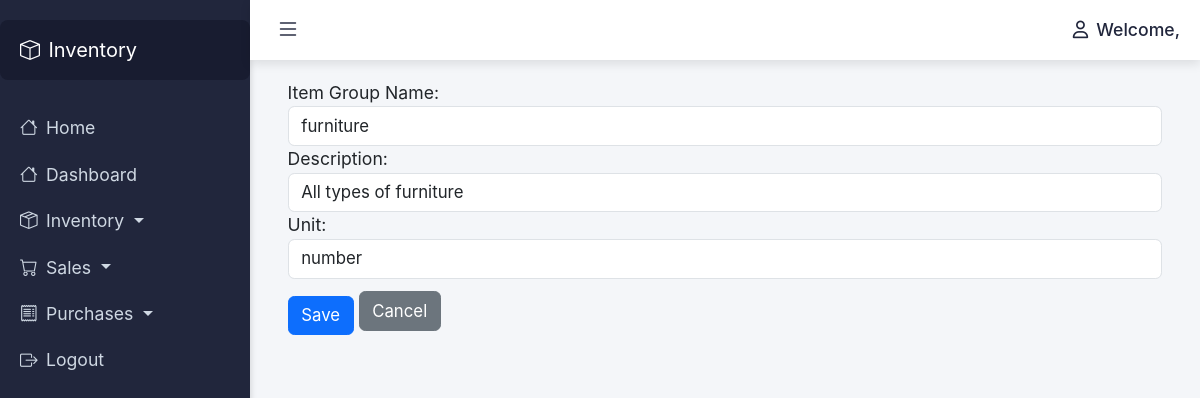
The app's page /group-item/edit/4/ with its own data.
### dashboard/models.py (models this page shows, shortened)
class ItemCategory(models.Model):
    category_name = models.CharField(max_length=100)
    category_remarks = models.TextField(blank=True)
    unit = models.CharField(max_length=50)
    reference_number = models.CharField(max_length=50, unique=True, blank=True)

### dashboard/views.py (the view)
# urls.py: path('group-item/edit/<int:category_id>/', edit_category, name='group_item_edit'),
def edit_category(request, category_id):
    category = get_object_or_404(ItemCategory, id=category_id)
    if request.method == 'POST':
        category.category_name = request.POST['category_name']
        category.category_remarks = request.POST.get('category_remarks', '')
        category.unit = request.POST.get('category_units', '')
        category.save()
        return redirect('group_items')
    return render(request, 'group_item_edit.html', {'category': category})

### dashboard/templates/group_item_edit.html (shortened to what this page needs)
{% extends 'base.html' %}
{% block content %}
<form method="POST" action="{% url 'group_item_add' %}" enctype="multipart/form-data">
    <div class="form-group">
        <label for="category_name">Item Group Name:</label>
        <input type="text" class="form-control" id="category_name" name="category_name" value="{{category.category_name}}" required>
    </div>
    <div class="form-group">
        <label for="category_remarks">Description:</label>
        <input type="text" class="form-control" id="category_remarks" name="category_remarks" value="{{category.category_remarks}}" required>
    </div>
    <div class="form-group">
        <label for="category_units">Unit:</label>
        <input type="text" class="form-control" id="category_units" name="category_units" value="{{category.unit}}">
    </div>
    <button type="submit" class="btn btn-primary btn-block mt-3">Save</button>
    <a href="{% url 'group_items' %}" class="btn btn-secondary btn-block mt-2">Cancel</a>
</form>
{% endblock %}

### dashboard/templates/base.html (style rules this page uses)
body, html { height: 100%; margin: 0; font-family: Arial, sans-serif; background-color: #f4f6f9; font-size: 1.05rem; }
body { font-family: 'Inter', sans-serif; }
:root { --bs-primary: #1a2b6d; }
:root { --bs-primary: #1a2b6d; --bs-accent: #4e73df; --bs-light: #f8f9fc; --bs-dark: #343a40; }
body { font-family: 'Inter', sans-serif; background-color: #f0f2f5; }

### records on screen
ItemCategory: category_name "furniture", category_remarks "All types of furniture", category_units "number"
